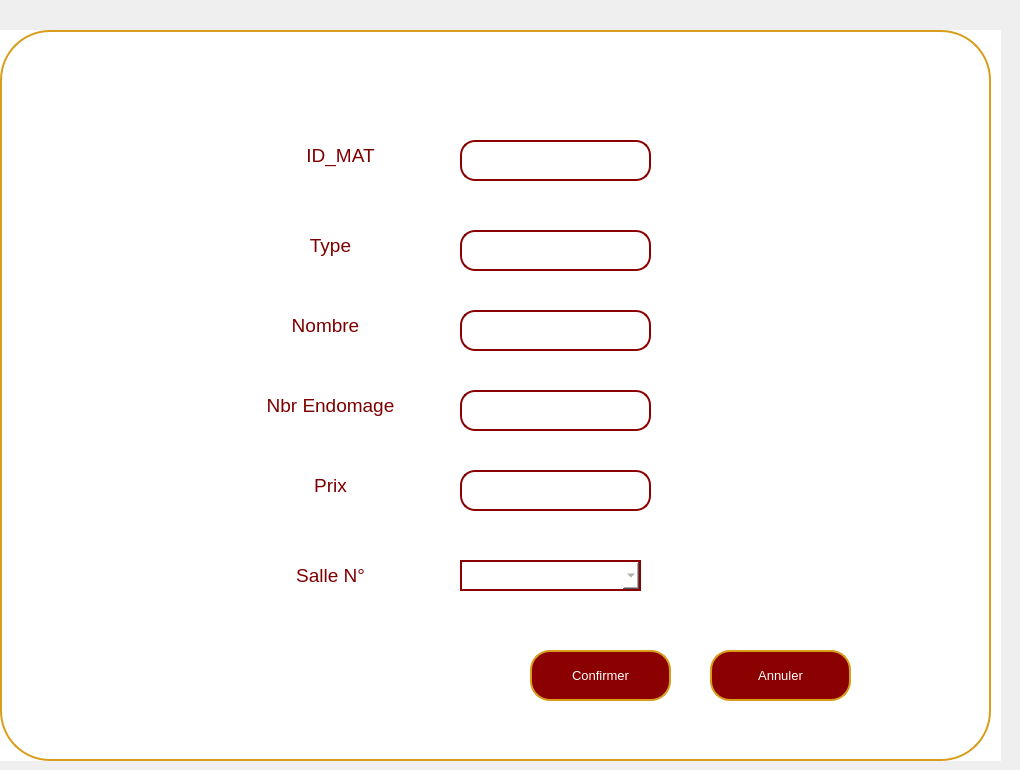
    <widget class="QWidget" name="modifmatpage">
     <widget class="QWidget" name="widget_5" native="true">
      <property name="geometry">
       <rect>
        <x>-10</x>
        <y>30</y>
        <width>1011</width>
        <height>731</height>
       </rect>
      </property>
      <property name="font">
       <font>
        <pointsize>10</pointsize>
       </font>
      </property>
      <property name="styleSheet">
       <string notr="true">background-color: rgb(255, 255, 255);</string>
      </property>
      <widget class="QPushButton" name="pushButton_9">
       <property name="geometry">
        <rect>
         <x>10</x>
         <y>0</y>
         <width>991</width>
         <height>731</height>
        </rect>
       </property>
       <property name="styleSheet">
        <string notr="true">QPushButton {
    background-color: white;
    color: darkred;
    border: 2px solid rgb(215, 157, 27);
    border-radius: 50px;
    padding: 10px; 
}
</string>
       </property>
       <property name="text">
        <string/>
       </property>
      </widget>
      <widget class="QPushButton" name="confirmmodifmat">
       <property name="geometry">
        <rect>
         <x>540</x>
         <y>620</y>
         <width>141</width>
         <height>51</height>
        </rect>
       </property>
       <property name="font">
        <font>
         <pointsize>10</pointsize>
        </font>
       </property>
       <property name="styleSheet">
        <string notr="true">QPushButton {
    background-color: darkred;
    color: white;
    border: 2px solid rgb(215, 157, 27);
    border-radius: 20px; 
    padding: 10px; 
}

QPushButton:hover {
    background-color: rgb(215, 157, 27); 
}

QLineEdit {
    border: 2px solid darkred;
    border-radius: 15px; 
    padding: 5px; 
    color: white;
}

QLineEdit:focus {
    border: 2px solid darkred;
    border-radius: 15px; 
    padding: 5px; 
    color: white;
}
</string>
       </property>
       <property name="text">
        <string>Confirmer</string>
       </property>
      </widget>
      <widget class="QPushButton" name="retourmat3">
       <property name="geometry">
        <rect>
         <x>720</x>
         <y>620</y>
         <width>141</width>
         <height>51</height>
        </rect>
       </property>
       <property name="font">
        <font>
         <pointsize>10</pointsize>
        </font>
       </property>
       <property name="styleSheet">
        <string notr="true">QPushButton {
    background-color: darkred;
    color: white;
    border: 2px solid rgb(215, 157, 27);
    border-radius: 20px; 
    padding: 10px; 
}

QPushButton:hover {
    background-color: rgb(215, 157, 27); 
}

QLineEdit {
    border: 2px solid darkred;
    border-radius: 15px; 
    padding: 5px; 
    color: white;
}

QLineEdit:focus {
    border: 2px solid darkred;
    border-radius: 15px; 
    padding: 5px; 
    color: white;
}
</string>
       </property>
       <property name="text">
        <string>Annuler</string>
       </property>
      </widget>
      <widget class="QPushButton" name="pushButton_10">
       <property name="geometry">
        <rect>
         <x>210</x>
         <y>170</y>
         <width>261</width>
         <height>91</height>
        </rect>
       </property>
       <property name="font">
        <font>
         <family>MS Shell Dlg 2</family>
         <pointsize>14</pointsize>
         <weight>50</weight>
         <italic>false</italic>
         <bold>false</bold>
        </font>
       </property>
       <property name="styleSheet">
        <string notr="true">QPushButton {
    color: rgb(125, 0, 0); 
    border-radius: 20px; 
    padding: 10px; 
    transition: background-color 0.3s, color 0.3s; 
}
</string>
       </property>
       <property name="text">
        <string>Type</string>
       </property>
       <property name="icon">
        <iconset>
         <normaloff>../780575.png</normaloff>../780575.png</iconset>
       </property>
       <property name="iconSize">
        <size>
         <width>100</width>
         <height>50</height>
        </size>
       </property>
      </widget>
      <widget class="QPushButton" name="pushButton_11">
       <property name="geometry">
        <rect>
         <x>210</x>
         <y>260</y>
         <width>251</width>
         <height>71</height>
        </rect>
       </property>
       <property name="font">
        <font>
         <family>MS Shell Dlg 2</family>
         <pointsize>14</pointsize>
         <weight>50</weight>
         <italic>false</italic>
         <bold>false</bold>
        </font>
       </property>
       <property name="styleSheet">
        <string notr="true">QPushButton {
    color: rgb(125, 0, 0); 
    border-radius: 20px; 
    padding: 10px; 
    transition: background-color 0.3s, color 0.3s; 
}
</string>
       </property>
       <property name="text">
        <string>Nombre</string>
       </property>
       <property name="icon">
        <iconset>
         <normaloff>../780575.png</normaloff>../780575.png</iconset>
       </property>
       <property name="iconSize">
        <size>
         <width>100</width>
         <height>50</height>
        </size>
       </property>
      </widget>
      <widget class="QPushButton" name="pushButton_12">
       <property name="geometry">
        <rect>
         <x>250</x>
         <y>420</y>
         <width>181</width>
         <height>71</height>
        </rect>
       </property>
       <property name="font">
        <font>
         <family>MS Shell Dlg 2</family>
         <pointsize>14</pointsize>
         <weight>50</weight>
         <italic>false</italic>
         <bold>false</bold>
        </font>
       </property>
       <property name="styleSheet">
        <string notr="true">QPushButton {
    color: rgb(125, 0, 0); 
    border-radius: 20px; 
    padding: 10px; 
    transition: background-color 0.3s, color 0.3s; 
}
</string>
       </property>
       <property name="text">
        <string>Prix</string>
       </property>
       <property name="icon">
        <iconset>
         <normaloff>../780575.png</normaloff>../780575.png</iconset>
       </property>
       <property name="iconSize">
        <size>
         <width>100</width>
         <height>50</height>
        </size>
       </property>
      </widget>
      <widget class="QPushButton" name="pushButton_13">
       <property name="geometry">
        <rect>
         <x>250</x>
         <y>510</y>
         <width>181</width>
         <height>71</height>
        </rect>
       </property>
       <property name="font">
        <font>
         <family>MS Shell Dlg 2</family>
         <pointsize>14</pointsize>
         <weight>50</weight>
         <italic>false</italic>
         <bold>false</bold>
        </font>
       </property>
       <property name="styleSheet">
        <string notr="true">QPushButton {
    color: rgb(125, 0, 0); 
    border-radius: 20px; 
    padding: 10px; 
    transition: background-color 0.3s, color 0.3s; 
}
</string>
       </property>
       <property name="text">
        <string>Salle N°</string>
       </property>
       <property name="icon">
        <iconset>
         <normaloff>../780575.png</normaloff>../780575.png</iconset>
       </property>
       <property name="iconSize">
        <size>
         <width>100</width>
         <height>50</height>
        </size>
       </property>
      </widget>
      <widget class="QLineEdit" name="typematmodif">
       <property name="geometry">
        <rect>
         <x>470</x>
         <y>200</y>
         <width>191</width>
         <height>41</height>
        </rect>
       </property>
       <property name="styleSheet">
        <string notr="true">QLineEdit {
    border: 2px solid darkred;
    border-radius: 15px; /* Make it larger for a circular shape */
    padding: 5px; /* Adjust as needed */
    color: grey;
}

QLineEdit:focus {
    border: 2px solid darkred;
    border-radius: 15px; /* Make it larger for a circular shape */
    padding: 5px; /* Adjust as needed */
    color: grey;
}</string>
       </property>
       <property name="text">
        <string/>
       </property>
      </widget>
      <widget class="QLineEdit" name="nbrmatmodif">
       <property name="geometry">
        <rect>
         <x>470</x>
         <y>280</y>
         <width>191</width>
         <height>41</height>
        </rect>
       </property>
       <property name="styleSheet">
        <string notr="true">QLineEdit {
    border: 2px solid darkred;
    border-radius: 15px; /* Make it larger for a circular shape */
    padding: 5px; /* Adjust as needed */
    color: grey;
}

QLineEdit:focus {
    border: 2px solid darkred;
    border-radius: 15px; /* Make it larger for a circular shape */
    padding: 5px; /* Adjust as needed */
    color: grey;
}</string>
       </property>
       <property name="text">
        <string/>
       </property>
      </widget>
      <widget class="QLineEdit" name="prixmatmodif">
       <property name="geometry">
        <rect>
         <x>470</x>
         <y>440</y>
         <width>191</width>
         <height>41</height>
        </rect>
       </property>
       <property name="styleSheet">
        <string notr="true">QLineEdit {
    border: 2px solid darkred;
    border-radius: 15px; /* Make it larger for a circular shape */
    padding: 5px; /* Adjust as needed */
    color: grey;
}

QLineEdit:focus {
    border: 2px solid darkred;
    border-radius: 15px; /* Make it larger for a circular shape */
    padding: 5px; /* Adjust as needed */
    color: grey;
}</string>
       </property>
       <property name="text">
        <string/>
       </property>
      </widget>
      <widget class="QPushButton" name="pushButton_16">
       <property name="geometry">
        <rect>
         <x>220</x>
         <y>80</y>
         <width>261</width>
         <height>91</height>
        </rect>
       </property>
       <property name="font">
        <font>
         <family>MS Shell Dlg 2</family>
         <pointsize>14</pointsize>
         <weight>50</weight>
         <italic>false</italic>
         <bold>false</bold>
        </font>
       </property>
       <property name="styleSheet">
        <string notr="true">QPushButton {
    color: rgb(125, 0, 0); 
    border-radius: 20px; 
    padding: 10px; 
    transition: background-color 0.3s, color 0.3s; 
}
</string>
       </property>
       <property name="text">
        <string>ID_MAT</string>
       </property>
       <property name="icon">
        <iconset>
         <normaloff>../780575.png</normaloff>../780575.png</iconset>
       </property>
       <property name="iconSize">
        <size>
         <width>100</width>
         <height>50</height>
        </size>
       </property>
      </widget>
      <widget class="QLineEdit" name="idMatmodif">
       <property name="geometry">
        <rect>
         <x>470</x>
         <y>110</y>
         <width>191</width>
         <height>41</height>
        </rect>
       </property>
       <property name="styleSheet">
        <string notr="true">QLineEdit {
    border: 2px solid darkred;
    border-radius: 15px; /* Make it larger for a circular shape */
    padding: 5px; /* Adjust as needed */
    color: grey;
}

QLineEdit:focus {
    border: 2px solid darkred;
    border-radius: 15px; /* Make it larger for a circular shape */
    padding: 5px; /* Adjust as needed */
    color: grey;
}</string>
       </property>
       <property name="text">
        <string/>
       </property>
      </widget>
      <widget class="QComboBox" name="idSallemodifmat">
       <property name="geometry">
        <rect>
         <x>470</x>
         <y>530</y>
         <width>181</width>
         <height>31</height>
        </rect>
       </property>
       <property name="styleSheet">
        <string notr="true">QComboBox {
    border: 2px solid darkred;
    border-radius: 0px;
    padding: 5px;
    color: grey;
}

QComboBox::drop-down {

}

QComboBox:focus {
    border: 2px solid darkred;
    border-radius: 15px;
    padding: 5px;
    color: grey;
}</string>
       </property>
      </widget>
      <widget class="QPushButton" name="pushButton_15">
       <property name="geometry">
        <rect>
         <x>250</x>
         <y>340</y>
         <width>181</width>
         <height>71</height>
        </rect>
       </property>
       <property name="font">
        <font>
         <family>MS Shell Dlg 2</family>
         <pointsize>14</pointsize>
         <weight>50</weight>
         <italic>false</italic>
         <bold>false</bold>
        </font>
       </property>
       <property name="styleSheet">
        <string notr="true">QPushButton {
    color: rgb(125, 0, 0); 
    border-radius: 20px; 
    padding: 10px; 
    transition: background-color 0.3s, color 0.3s; 
}
</string>
       </property>
       <property name="text">
        <string>Nbr Endomage</string>
       </property>
       <property name="icon">
        <iconset>
         <normaloff>../780575.png</normaloff>../780575.png</iconset>
       </property>
       <property name="iconSize">
        <size>
         <width>100</width>
         <height>50</height>
        </size>
       </property>
      </widget>
      <widget class="QLineEdit" name="nbrmatendmodif">
       <property name="geometry">
        <rect>
         <x>470</x>
         <y>360</y>
         <width>191</width>
         <height>41</height>
        </rect>
       </property>
       <property name="styleSheet">
        <string notr="true">QLineEdit {
    border: 2px solid darkred;
    border-radius: 15px; /* Make it larger for a circular shape */
    padding: 5px; /* Adjust as needed */
    color: grey;
}

QLineEdit:focus {
    border: 2px solid darkred;
    border-radius: 15px; /* Make it larger for a circular shape */
    padding: 5px; /* Adjust as needed */
    color: grey;
}</string>
       </property>
       <property name="text">
        <string/>
       </property>
      </widget>
     </widget>
    </widget>
